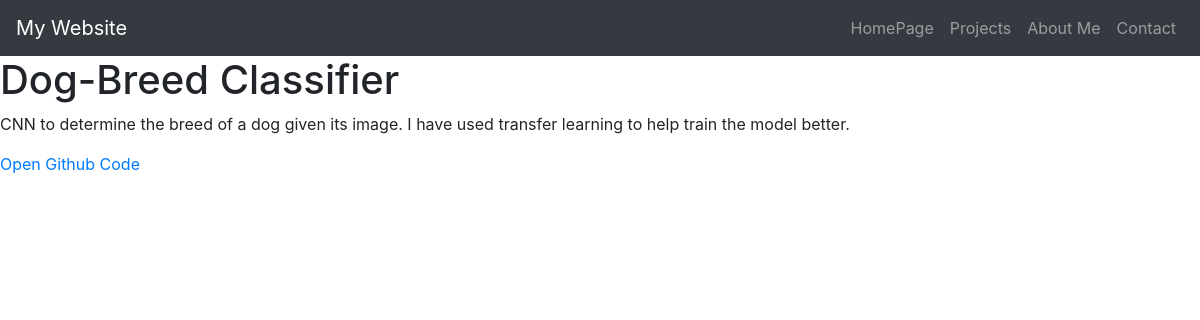
/project/4/, run on the app's committed database.
### mainapp/models.py (models this page shows, shortened)
class Project(models.Model):
    project_title = models.CharField(max_length = 150)
    pub_date = models.DateTimeField('date published')
    project_url = models.URLField(max_length = 200)
    project_description = models.TextField()
    project_title_image = models.ImageField(upload_to = 'images/')

### mainapp/views.py (the view)
# urls.py: path('project/<int:project_id>/',views.project_detail,name='project_detail')
def project_detail(request,project_id):
    project = Project.objects.get(pk = project_id)
    context = {
        'project_id':project_id,
        'project':project
    }
    return render(request,'mainapp/project_detail.html',context)

### mainapp/templates/mainapp/project_detail.html
{% extends 'mainapp/base.html' %}
{% block content %}
    <h1> Entered  {{ project_id}}</h1>
    <h1>{{ project.project_title }}</h1>
    <p>{{ project.project_description }}</p>
    <a href="{{ project.project_url}}" target="_blank">Open Github Code</a>
{% endblock %}

### data on the page
Project: project_title "Dog-Breed Classifier", project_description "CNN to determine the breed of a dog given its image. I have used transfer learning to help train the model better."
